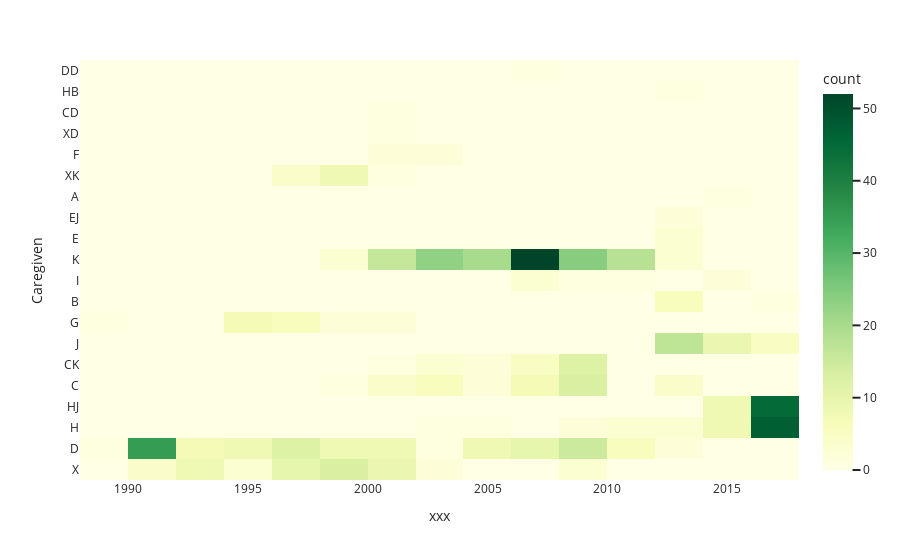

The cell this chart's notebook holds for it:
### Code cell
fig = px.density_heatmap(df2,  y="Caregiven", x="xxx", nbinsx=20, nbinsy=20, color_continuous_scale="ylgn")
fig.show()

### Figure 1 — Plotly figure (JSON) as saved in the notebook; plotly's stock layout.template omitted (floating-point values rounded to 4 significant figures; data arrays with more than 128 entries replaced by an {"elided": "..."} marker saying what was removed)
{"data": [{"coloraxis": "coloraxis", "hovertemplate": "xxx=%{x}<br>Caregiven=%{y}<br>count=%{z}<extra></extra>", "name": "", "nbinsx": 20, "nbinsy": 20, "type": "histogram2d", "x": {"elided": "600 str values"}, "xaxis": "x", "xbingroup": "x", "y": {"elided": "600 str values"}, "yaxis": "y", "ybingroup": "y"}], "layout": {"coloraxis": {"colorbar": {"title": {"text": "count"}}, "colorscale": [[0, "rgb(255,255,229)"], [0.125, "rgb(247,252,185)"], [0.25, "rgb(217,240,163)"], [0.375, "rgb(173,221,142)"], [0.5, "rgb(120,198,121)"], [0.625, "rgb(65,171,93)"], [0.75, "rgb(35,132,67)"], [0.875, "rgb(0,104,55)"], [1, "rgb(0,69,41)"]]}, "legend": {"tracegroupgap": 0}, "margin": {"t": 60}, "xaxis": {"anchor": "y", "domain": [0, 1], "title": {"text": "xxx"}}, "yaxis": {"anchor": "x", "domain": [0, 1], "title": {"text": "Caregiven"}}}}
